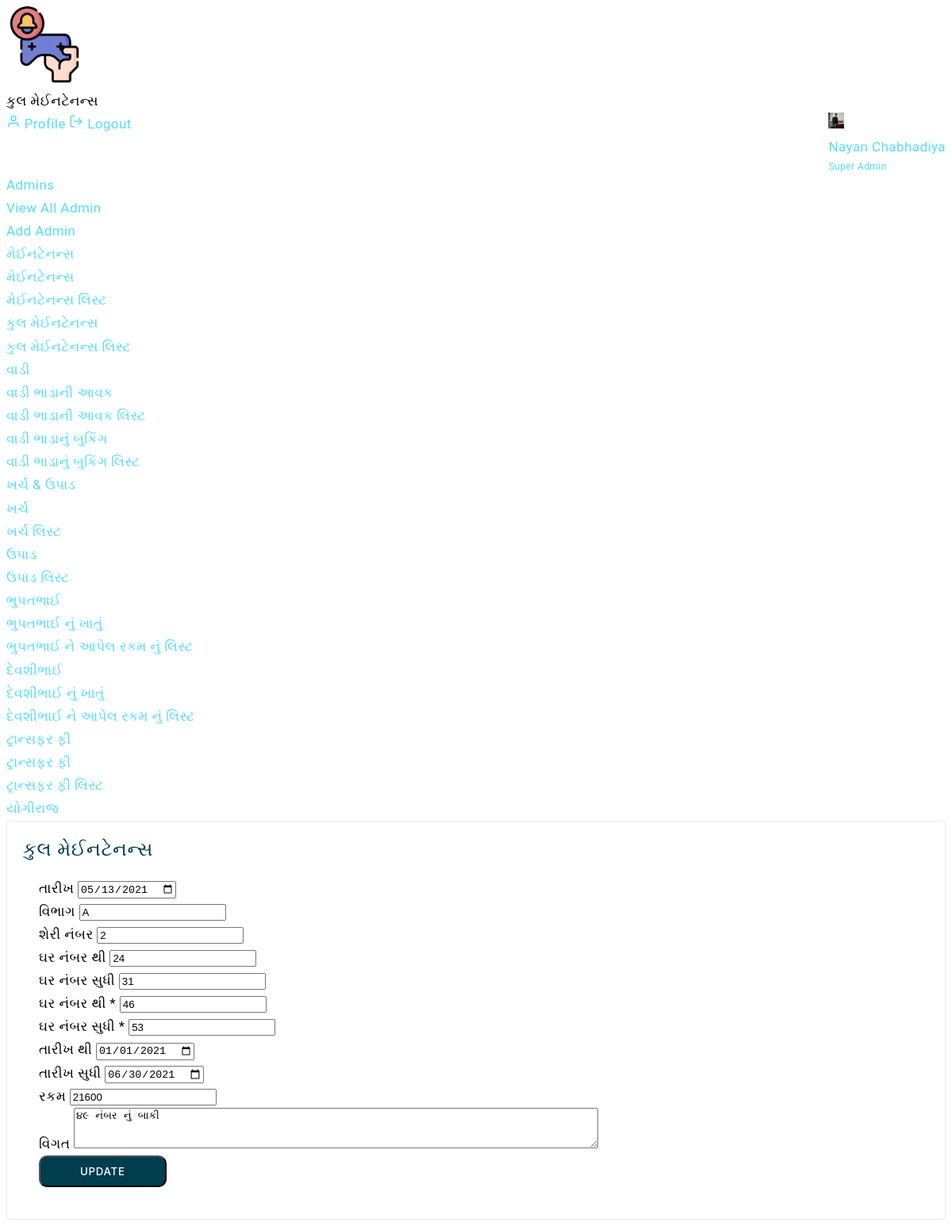
/admin/update_maintenancet.php?id=14 (signed in), run on the app's committed database.
### tables this page shows
CREATE TABLE `maintenancet` (
  `id` int(11) NOT NULL,
  `date` date NOT NULL,
  `section` varchar(255) NOT NULL,
  `line_no` int(11) NOT NULL,
  `home_no_from` int(11) NOT NULL,
  `home_no_to` int(11) NOT NULL,
  `home_no_from1` int(11) NOT NULL,
  `home_no_to1` int(11) NOT NULL,
  `from_date` date NOT NULL,
  `to_date` date NOT NULL,
  `amount` int(11) NOT NULL,
  `description` text NOT NULL
);

### admin/update_maintenancet.php (the view, shortened to what this page needs)
<?php
include "../connection.php";
$admin_profile = $_SESSION['admin_email'];
  $admin_query = "SELECT * FROM admin WHERE email='$admin_profile'";
  $admin_data = mysqli_query($conn,$admin_query);
  $admin_result = mysqli_fetch_assoc($admin_data);
  $id = $_GET['id'];
  $maintenancet_select_query = "SELECT * FROM maintenancet WHERE id='$id'";
  $maintenancet_data = mysqli_query($conn,$maintenancet_select_query);
  $maintenancet_result = mysqli_fetch_assoc($maintenancet_data);
?>
<?php include "includes/admin_top.php"; ?>
<div class="header">
    <div class="header-content">
        <nav class="navbar navbar-expand">
            <div class="collapse navbar-collapse justify-content-between">
                <div class="header-left">
                    <div class="dashboard_bar">
                        કુલ મેઈનટેનન્સ
                    </div>
                </div>
                <ul class="navbar-nav header-right">
                    <li class="nav-item dropdown header-profile">
                        <a class="nav-link" href="#" role="button" data-toggle="dropdown">
                            <img src="<?php echo $admin_result['profile_pic']; ?>" width="20" alt=""/>
                            <div class="header-info">
                                 <span><?php echo $admin_result['name']; ?></span>
                                 <small>Super Admin</small>
                            </div>
                        </a>
                        <div class="dropdown-menu dropdown-menu-right">
                            <a href="admin-profile.php" class="dropdown-item ai-icon">
                                <span class="ml-2">Profile </span>
                            </a>
                            <a href="../logout.php" class="dropdown-item ai-icon">
                                <span class="ml-2">Logout </span>
                            </a>
                        </div>
                    </li>
                </ul>
            </div>
        </nav>
    </div>
</div>
    <?php include 'includes/admin_sidebar.php'; ?>
<div class="content-body">
    <div class="container-fluid">
      <div class="col-xxl-12">
        <div class="row">
          <div class="col-lg-8">
            <div class="game card card-body px-3 pt-3 pb-0">
              <div class="game-head">
                <h4 class="text-primary mb-0">કુલ મેઈનટેનન્સ</h4>
                  <div class="card-body pr-2 pl-2">
                    <form  method="post">
                      <div class="form-row">
                        <div class="form-group col-md-4">
                          <label>તારીખ</label>
                          <input type="date" class="form-control" name="date" value="<?php echo $maintenancet_result['date'];?>" required>
                        </div>
                        <div class="form-group col-md-4">
                            <label>વિભાગ</label>
                            <input list="browsers" class="form-control" name="section" value="<?php echo $maintenancet_result['section'];?>" Placeholder="select">
                        </div>
                        <div class="form-group col-md-4">
                            <label>શેરી નંબર</label>
                            <input list="k" class="form-control" name="line_no" value="<?php echo $maintenancet_result['line_no'];?>" Placeholder="select">
                        </div>
                      </div>
                        <div class="form-row">
                          <div class="form-group col-md-3">
                            <label>ઘર નંબર થી</label>
                            <input type="text"  class="form-control" name="home_no_from" value="<?php echo $maintenancet_result['home_no_from'];?>" required>
                          </div>
                          <div class="form-group col-md-3">
                            <label>ઘર નંબર સુધી</label>
                            <input type="text"  class="form-control" name="home_no_to" value="<?php echo $maintenancet_result['home_no_to'];?>" required>
                          </div>
                            <div class="form-group col-md-3">
                              <label>ઘર નંબર થી *</label>
                              <input type="text"  class="form-control" name="home_no_from1" value="<?php echo $maintenancet_result['home_no_from1'];?>">
                            </div>
                            <div class="form-group col-md-3">
                              <label>ઘર નંબર સુધી *</label>
                              <input type="text"  class="form-control" name="home_no_to1" value="<?php echo $maintenancet_result['home_no_to1'];?>">
                            </div>
                        </div>
                        <div class="form-row">
                          <div class="form-group col-md-4">
                            <label>તારીખ થી</label>
                            <input type="date" class="form-control" name="date_from" value="<?php echo $maintenancet_result['from_date'];?>" required>
                          </div>
                          <div class="form-group col-md-4">
                            <label>તારીખ સુધી</label>
                            <input type="date" class="form-control" name="date_to" value="<?php echo $maintenancet_result['to_date'];?>" required>
                          </div>
                          <div class="form-group col-md-4">
                            <label>રકમ</label>
                            <input type="text" class="form-control" name="amount" value="<?php echo $maintenancet_result['amount'];?>" required>
                          </div>
                        </div>
                        <div class="form-row">
                          <div class="form-group col-md-12">
                            <label>વિગત</label>
                            <textarea class="form-control" name="description" rows="3" cols="80"><?php echo $maintenancet_result['description'];?></textarea>
                          </div>
                        </div>
                        <button class="btn btn-primary" type="submit" name="update_maintenancet">UPDATE</button>
                    </form>
                  </div>
              </div>
            </div>
          </div>
        </div>
      </div>
    </div>
</div>
</div>
</body>
</html>

### data on the page
maintenancet: date "05/13/2021", section "A", line_no "2", home_no_from "24", home_no_to "31", home_no_from1 "46", home_no_to1 "53", date_from "01/01/2021", date_to "06/30/2021", amount "21600", description "૪૯ નંબર નું બાકી"

### other printed values
$admin_result['name'] "Nayan Chabhadiya"
